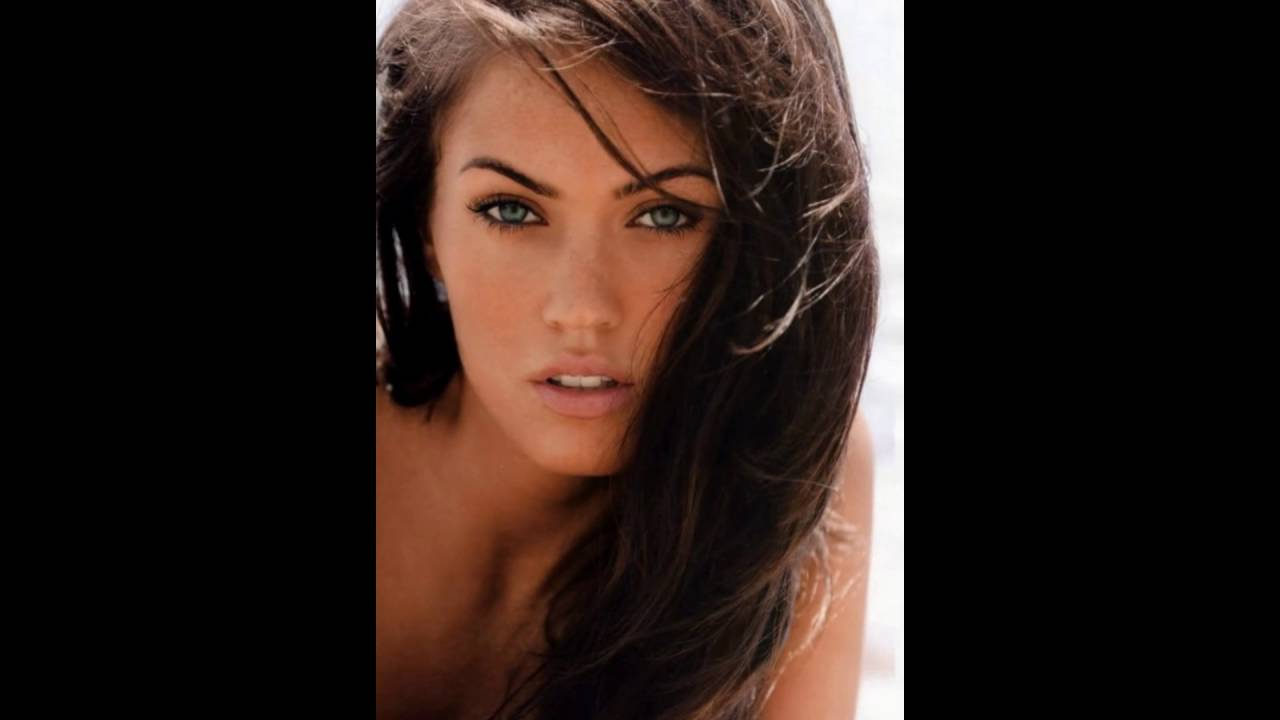
#> input picture test/alo.jpg, 1280 x 720 px
$ python recognition.py --video ../test/alo.jpg --body   (older library calls are emulated)
#> lines starting #> are read from the running program, lines starting #| are printed output that depends on the picture; after the words box and inside, x2 and y2 are one past the last pixel; in counts of white or black regions, pixels touching at a corner belong together
### sensors/camera.py
import cv2 as cv
import time
import numpy as np
import time

class Camera:
    _cam = None
    _capture = None
    _last = None
    _fps = None

    def __init__(self, cam, fps=None, resolution=None):
        self._cam = cam
        self._capture = cv.VideoCapture(self._cam)
        if fps is not None:
            self._capture.set(cv.CAP_PROP_FPS, fps)
            self._fps = fps
        if resolution is not None:
            w = self._capture.get(cv.CAP_PROP_FRAME_WIDTH)
            h = self._capture.get(cv.CAP_PROP_FRAME_HEIGHT)
            self._capture.set(cv.CAP_PROP_FRAME_WIDTH, int(w*resolution))
            self._capture.set(cv.CAP_PROP_FRAME_HEIGHT, int(h*resolution))


    def __del__(self):
        self._capture.release()

    # [6 lines left out: function capture, not called in this run]

    def iterate(self, max_count=None):
        count = 0
        while max_count is None or count < max_count:
            res = self._capture.grab()
            t = time.time()
            if res is True:
                if self._fps is None or self._last is None or t - self._last >= 1/self._fps:
                    res, img = self._capture.retrieve()
                    self._last = t
                    yield img
                    count += 1
            else:
                raise StopIteration

# [14 lines that do not run on import are left out]

### sensors/recognition.py
import cv2 as cv
import numpy as np
from functools import reduce
from camera import Camera
import pyzbar.pyzbar as zbar
import random
from threading import Thread
from multiprocessing import Pool
import sys
sys.path.insert(0,"../system/")
from event import Event

class Classifier:
    def handle(self, img, draw=False):
        gray = cv.cvtColor(img, cv.COLOR_BGR2GRAY)
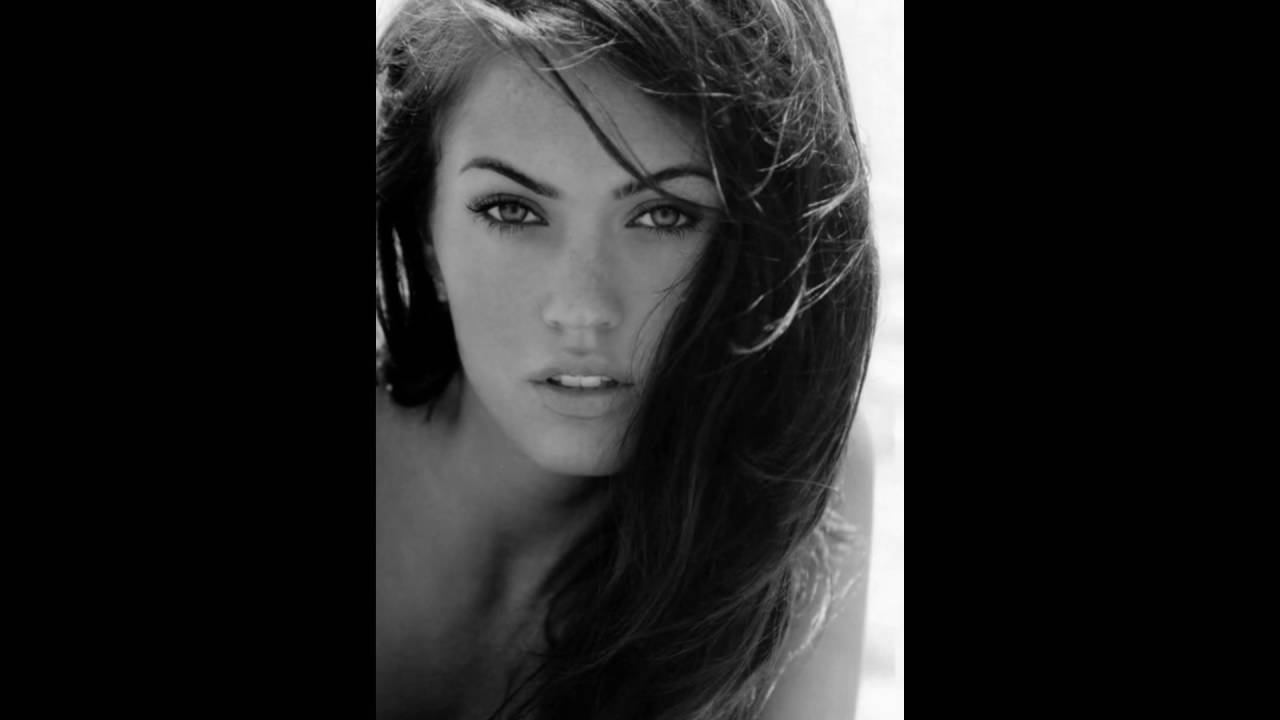
#> gray: shape (720, 1280); min 0, max 252, mean 33.9
        thresh, bw = cv.threshold(gray, 100, 255, cv.THRESH_BINARY | cv.THRESH_OTSU)
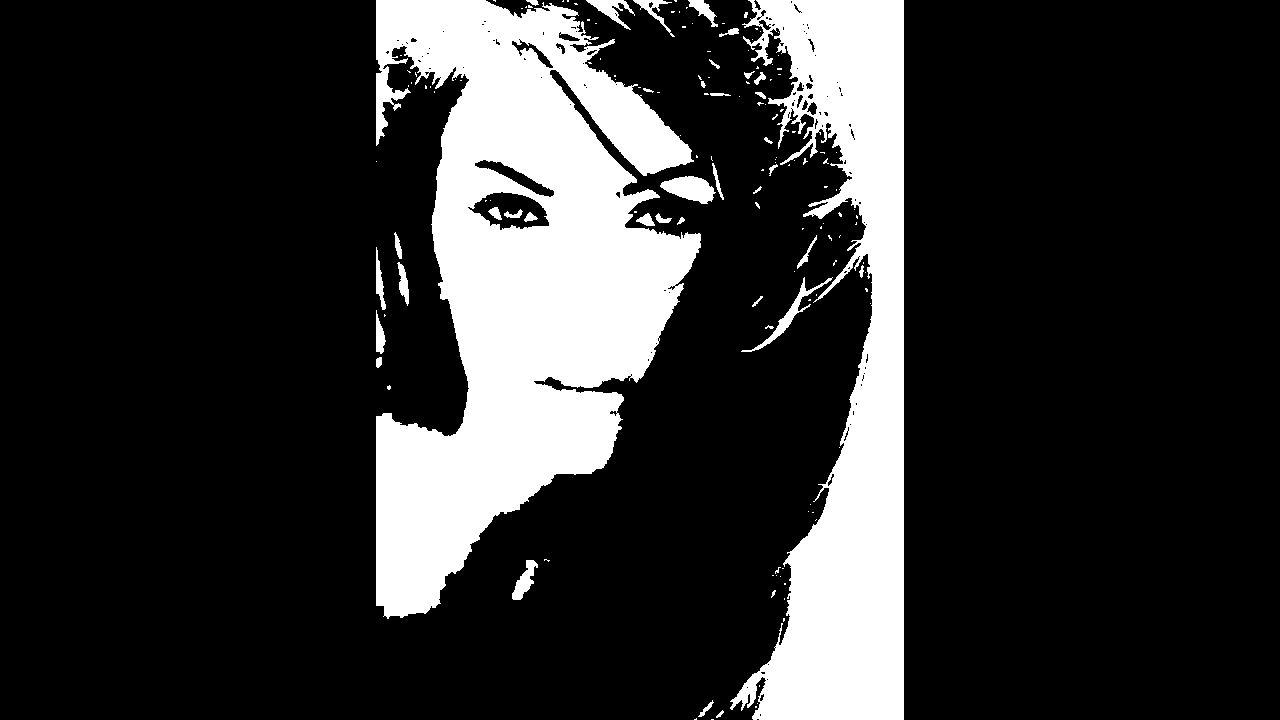
#> bw: shape (720, 1280); 19.4% white; 152 white regions (114 under 20 px), largest, box (x1, y1, x2, y2) and area: (376, 0, 701, 619) 109581, (730, 0, 904, 720) 62799, (660, 176, 716, 204) 982
#> thresh = 74
#> (the run stopped early here; a loop or call above may not have finished)
